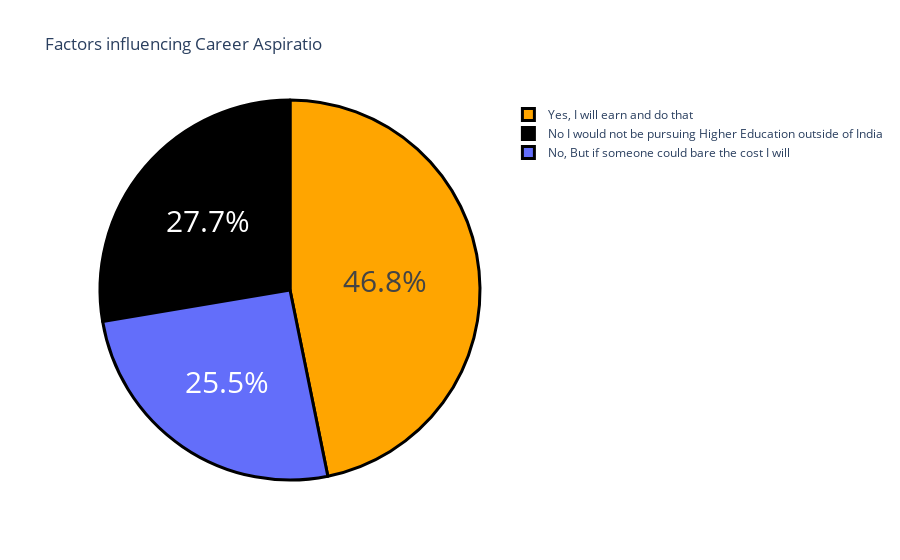

The notebook cell saved with this chart:
### Code cell
question2 = data['Would you definitely pursue a Higher Education / Post Graduation outside of India ? If only you have to self sponsor it.'].value_counts()
label = question2.index
counts = question2.values
colors = ['orange' , 'black' ]
fig = go.Figure(data = [go.Pie(labels = label , values = counts)])
fig.update_layout(title_text ="Factors influencing Career Aspiratio")
fig.update_traces(hoverinfo = 'label+value' , textinfo ='percent' , textfont_size = 30,
                  marker = dict(colors =colors , line = dict(color = 'Black'  ,width = 3)))

fig.show()

### Figure 1 — Plotly figure (JSON) as saved in the notebook; plotly's stock layout.template omitted (floating-point values rounded to 4 significant figures)
{"data": [{"hoverinfo": "label+value", "labels": ["Yes, I will earn and do that", "No I would not be pursuing Higher Education outside of India", "No, But if someone could bare the cost I will"], "marker": {"colors": ["orange", "black"], "line": {"color": "Black", "width": 3}}, "textfont": {"size": 30}, "textinfo": "percent", "type": "pie", "values": [110, 65, 60]}], "layout": {"autosize": true, "title": {"text": "Factors influencing Career Aspiratio"}}}
